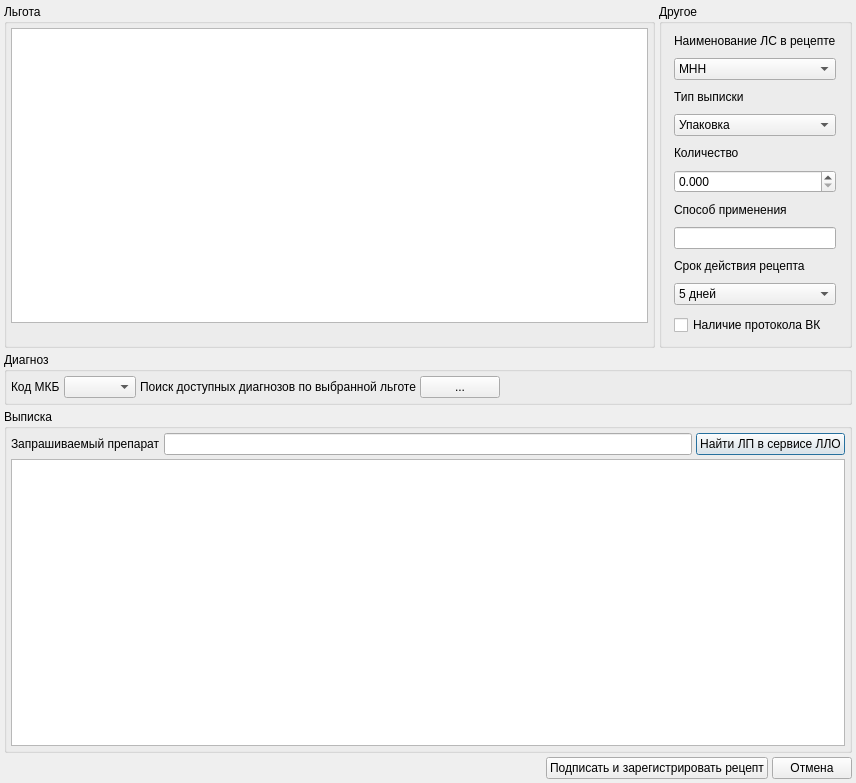
<?xml version="1.0" encoding="UTF-8"?>
<ui version="4.0">
 <class>LLO78RegistryDialog</class>
 <widget class="QDialog" name="LLO78RegistryDialog">
  <property name="geometry">
   <rect>
    <x>0</x>
    <y>0</y>
    <width>856</width>
    <height>783</height>
   </rect>
  </property>
  <property name="windowTitle">
   <string>Регистрация рецепта</string>
  </property>
  <property name="sizeGripEnabled">
   <bool>false</bool>
  </property>
  <layout class="QGridLayout" name="gridLayout_5">
   <item row="2" column="0" colspan="4">
    <widget class="QGroupBox" name="groupBox_3">
     <property name="sizePolicy">
      <sizepolicy hsizetype="Expanding" vsizetype="Preferred">
       <horstretch>0</horstretch>
       <verstretch>0</verstretch>
      </sizepolicy>
     </property>
     <property name="title">
      <string>Выписка</string>
     </property>
     <layout class="QGridLayout" name="gridLayout">
      <property name="margin">
       <number>4</number>
      </property>
      <item row="0" column="0">
       <widget class="QLabel" name="lblRequestedLP">
        <property name="sizePolicy">
         <sizepolicy hsizetype="Preferred" vsizetype="Preferred">
          <horstretch>0</horstretch>
          <verstretch>0</verstretch>
         </sizepolicy>
        </property>
        <property name="text">
         <string>Запрашиваемый препарат</string>
        </property>
       </widget>
      </item>
      <item row="0" column="1">
       <widget class="QLineEdit" name="edtRequestedLP"/>
      </item>
      <item row="0" column="2">
       <widget class="QPushButton" name="btnFindLPs">
        <property name="text">
         <string>Найти ЛП в сервисе ЛЛО</string>
        </property>
       </widget>
      </item>
      <item row="1" column="0" colspan="3">
       <widget class="QTableWidget" name="tblRequestedLPs">
        <property name="sizePolicy">
         <sizepolicy hsizetype="Preferred" vsizetype="Expanding">
          <horstretch>0</horstretch>
          <verstretch>0</verstretch>
         </sizepolicy>
        </property>
        <property name="minimumSize">
         <size>
          <width>0</width>
          <height>0</height>
         </size>
        </property>
        <property name="rowCount">
         <number>0</number>
        </property>
        <property name="columnCount">
         <number>0</number>
        </property>
        <attribute name="horizontalHeaderCascadingSectionResizes">
         <bool>true</bool>
        </attribute>
        <attribute name="horizontalHeaderStretchLastSection">
         <bool>true</bool>
        </attribute>
        <attribute name="verticalHeaderCascadingSectionResizes">
         <bool>false</bool>
        </attribute>
        <attribute name="verticalHeaderStretchLastSection">
         <bool>false</bool>
        </attribute>
       </widget>
      </item>
     </layout>
    </widget>
   </item>
   <item row="3" column="1" colspan="2">
    <widget class="QPushButton" name="btnSignAndRegistrateRecipe">
     <property name="sizePolicy">
      <sizepolicy hsizetype="Maximum" vsizetype="Fixed">
       <horstretch>0</horstretch>
       <verstretch>0</verstretch>
      </sizepolicy>
     </property>
     <property name="text">
      <string>Подписать и зарегистрировать рецепт</string>
     </property>
    </widget>
   </item>
   <item row="3" column="0">
    <spacer name="horizontalSpacer_3">
     <property name="orientation">
      <enum>Qt::Horizontal</enum>
     </property>
     <property name="sizeHint" stdset="0">
      <size>
       <width>459</width>
       <height>20</height>
      </size>
     </property>
    </spacer>
   </item>
   <item row="0" column="2" colspan="2">
    <widget class="QGroupBox" name="groupBox_4">
     <property name="sizePolicy">
      <sizepolicy hsizetype="Minimum" vsizetype="Preferred">
       <horstretch>0</horstretch>
       <verstretch>0</verstretch>
      </sizepolicy>
     </property>
     <property name="title">
      <string>Другое</string>
     </property>
     <layout class="QGridLayout" name="gridLayout_6">
      <property name="margin">
       <number>4</number>
      </property>
      <item row="0" column="0">
       <widget class="QLabel" name="lblDischargeAttribute">
        <property name="sizePolicy">
         <sizepolicy hsizetype="Fixed" vsizetype="Fixed">
          <horstretch>0</horstretch>
          <verstretch>0</verstretch>
         </sizepolicy>
        </property>
        <property name="text">
         <string>Наименование ЛС в рецепте</string>
        </property>
       </widget>
      </item>
      <item row="1" column="0">
       <widget class="QComboBox" name="cmbDischargeAttribute">
        <property name="sizePolicy">
         <sizepolicy hsizetype="Minimum" vsizetype="Fixed">
          <horstretch>0</horstretch>
          <verstretch>0</verstretch>
         </sizepolicy>
        </property>
        <item>
         <property name="text">
          <string>МНН</string>
         </property>
        </item>
        <item>
         <property name="text">
          <string>ТРН</string>
         </property>
        </item>
       </widget>
      </item>
      <item row="2" column="0">
       <widget class="QLabel" name="lblDischargeType">
        <property name="sizePolicy">
         <sizepolicy hsizetype="Ignored" vsizetype="Fixed">
          <horstretch>0</horstretch>
          <verstretch>0</verstretch>
         </sizepolicy>
        </property>
        <property name="text">
         <string>Тип выписки</string>
        </property>
       </widget>
      </item>
      <item row="3" column="0">
       <widget class="QComboBox" name="cmbDischargeType">
        <property name="sizePolicy">
         <sizepolicy hsizetype="Minimum" vsizetype="Fixed">
          <horstretch>0</horstretch>
          <verstretch>0</verstretch>
         </sizepolicy>
        </property>
        <item>
         <property name="text">
          <string>Упаковка</string>
         </property>
        </item>
        <item>
         <property name="text">
          <string>Единицы ЛП и МИ</string>
         </property>
        </item>
       </widget>
      </item>
      <item row="4" column="0">
       <widget class="QLabel" name="lblLPQuantity">
        <property name="sizePolicy">
         <sizepolicy hsizetype="Ignored" vsizetype="Fixed">
          <horstretch>0</horstretch>
          <verstretch>0</verstretch>
         </sizepolicy>
        </property>
        <property name="text">
         <string>Количество</string>
        </property>
       </widget>
      </item>
      <item row="6" column="0">
       <widget class="QLabel" name="lblUseMethod">
        <property name="sizePolicy">
         <sizepolicy hsizetype="Fixed" vsizetype="Fixed">
          <horstretch>0</horstretch>
          <verstretch>0</verstretch>
         </sizepolicy>
        </property>
        <property name="text">
         <string>Способ применения</string>
        </property>
       </widget>
      </item>
      <item row="7" column="0">
       <widget class="QLineEdit" name="edtUseMethod">
        <property name="sizePolicy">
         <sizepolicy hsizetype="Minimum" vsizetype="Fixed">
          <horstretch>0</horstretch>
          <verstretch>0</verstretch>
         </sizepolicy>
        </property>
       </widget>
      </item>
      <item row="8" column="0">
       <widget class="QLabel" name="lblRecipeExpirationDate">
        <property name="sizePolicy">
         <sizepolicy hsizetype="Fixed" vsizetype="Fixed">
          <horstretch>0</horstretch>
          <verstretch>0</verstretch>
         </sizepolicy>
        </property>
        <property name="text">
         <string>Срок действия рецепта</string>
        </property>
       </widget>
      </item>
      <item row="9" column="0">
       <widget class="QComboBox" name="cmbRecipeExpirationDate">
        <property name="sizePolicy">
         <sizepolicy hsizetype="Minimum" vsizetype="Fixed">
          <horstretch>0</horstretch>
          <verstretch>0</verstretch>
         </sizepolicy>
        </property>
        <item>
         <property name="text">
          <string>5 дней</string>
         </property>
        </item>
        <item>
         <property name="text">
          <string>10 дней</string>
         </property>
        </item>
        <item>
         <property name="text">
          <string>1 месяц</string>
         </property>
        </item>
        <item>
         <property name="text">
          <string>3 месяца</string>
         </property>
        </item>
       </widget>
      </item>
      <item row="10" column="0">
       <widget class="QCheckBox" name="chkTypeOfProtocol">
        <property name="sizePolicy">
         <sizepolicy hsizetype="Fixed" vsizetype="Fixed">
          <horstretch>0</horstretch>
          <verstretch>0</verstretch>
         </sizepolicy>
        </property>
        <property name="text">
         <string>Наличие протокола ВК</string>
        </property>
       </widget>
      </item>
      <item row="5" column="0">
       <widget class="QDoubleSpinBox" name="dsbLPQuantity">
        <property name="decimals">
         <number>3</number>
        </property>
        <property name="maximum">
         <double>999999999.990000009536743</double>
        </property>
       </widget>
      </item>
     </layout>
    </widget>
   </item>
   <item row="3" column="3">
    <widget class="QPushButton" name="btnCancelRecipeRegistration">
     <property name="sizePolicy">
      <sizepolicy hsizetype="Maximum" vsizetype="Fixed">
       <horstretch>0</horstretch>
       <verstretch>0</verstretch>
      </sizepolicy>
     </property>
     <property name="text">
      <string>Отмена</string>
     </property>
    </widget>
   </item>
   <item row="0" column="0" colspan="2">
    <widget class="QGroupBox" name="groupBox">
     <property name="sizePolicy">
      <sizepolicy hsizetype="Expanding" vsizetype="Expanding">
       <horstretch>0</horstretch>
       <verstretch>0</verstretch>
      </sizepolicy>
     </property>
     <property name="title">
      <string>Льгота</string>
     </property>
     <layout class="QGridLayout" name="gridLayout_2">
      <property name="margin">
       <number>4</number>
      </property>
      <item row="1" column="0">
       <widget class="QLabel" name="lblMissedTypesInfo">
        <property name="sizePolicy">
         <sizepolicy hsizetype="Fixed" vsizetype="Preferred">
          <horstretch>0</horstretch>
          <verstretch>0</verstretch>
         </sizepolicy>
        </property>
        <property name="text">
         <string/>
        </property>
       </widget>
      </item>
      <item row="0" column="0">
       <widget class="CTableView" name="tblSocStatusTypes">
        <property name="autoScroll">
         <bool>false</bool>
        </property>
        <property name="horizontalScrollMode">
         <enum>QAbstractItemView::ScrollPerPixel</enum>
        </property>
        <attribute name="horizontalHeaderCascadingSectionResizes">
         <bool>true</bool>
        </attribute>
        <attribute name="horizontalHeaderStretchLastSection">
         <bool>true</bool>
        </attribute>
        <attribute name="verticalHeaderCascadingSectionResizes">
         <bool>false</bool>
        </attribute>
        <attribute name="verticalHeaderStretchLastSection">
         <bool>false</bool>
        </attribute>
       </widget>
      </item>
     </layout>
    </widget>
   </item>
   <item row="1" column="0" colspan="4">
    <widget class="QGroupBox" name="groupBox_2">
     <property name="sizePolicy">
      <sizepolicy hsizetype="Expanding" vsizetype="Fixed">
       <horstretch>0</horstretch>
       <verstretch>0</verstretch>
      </sizepolicy>
     </property>
     <property name="title">
      <string>Диагноз</string>
     </property>
     <layout class="QGridLayout" name="gridLayout_3">
      <property name="margin">
       <number>4</number>
      </property>
      <item row="0" column="0">
       <widget class="QLabel" name="lblMKB">
        <property name="sizePolicy">
         <sizepolicy hsizetype="Fixed" vsizetype="Fixed">
          <horstretch>0</horstretch>
          <verstretch>0</verstretch>
         </sizepolicy>
        </property>
        <property name="text">
         <string>Код МКБ</string>
        </property>
       </widget>
      </item>
      <item row="0" column="1">
       <widget class="CICDCodeEditEx" name="cmbMKB">
        <property name="sizePolicy">
         <sizepolicy hsizetype="Fixed" vsizetype="Fixed">
          <horstretch>0</horstretch>
          <verstretch>0</verstretch>
         </sizepolicy>
        </property>
       </widget>
      </item>
      <item row="0" column="3">
       <widget class="QPushButton" name="btnMkbSearch">
        <property name="sizePolicy">
         <sizepolicy hsizetype="Minimum" vsizetype="Preferred">
          <horstretch>0</horstretch>
          <verstretch>0</verstretch>
         </sizepolicy>
        </property>
        <property name="text">
         <string>...</string>
        </property>
       </widget>
      </item>
      <item row="0" column="2">
       <widget class="QLabel" name="label">
        <property name="text">
         <string>Поиск доступных диагнозов по выбранной льготе</string>
        </property>
       </widget>
      </item>
      <item row="0" column="4">
       <spacer name="horizontalSpacer">
        <property name="orientation">
         <enum>Qt::Horizontal</enum>
        </property>
        <property name="sizeType">
         <enum>QSizePolicy::Expanding</enum>
        </property>
        <property name="sizeHint" stdset="0">
         <size>
          <width>666</width>
          <height>20</height>
         </size>
        </property>
       </spacer>
      </item>
     </layout>
    </widget>
   </item>
  </layout>
  <zorder>groupBox</zorder>
  <zorder>groupBox_2</zorder>
  <zorder>groupBox_3</zorder>
  <zorder>btnSignAndRegistrateRecipe</zorder>
  <zorder>groupBox_4</zorder>
  <zorder>btnCancelRecipeRegistration</zorder>
  <zorder>horizontalSpacer_3</zorder>
 </widget>
 <layoutdefault spacing="4" margin="4"/>
 <customwidgets>
  <customwidget>
   <class>CTableView</class>
   <extends>QTableView</extends>
   <header>library/TableView.h</header>
  </customwidget>
  <customwidget>
   <class>CICDCodeEditEx</class>
   <extends>QComboBox</extends>
   <header>library/ICDCodeEdit.h</header>
  </customwidget>
 </customwidgets>
 <resources/>
 <connections/>
</ui>
